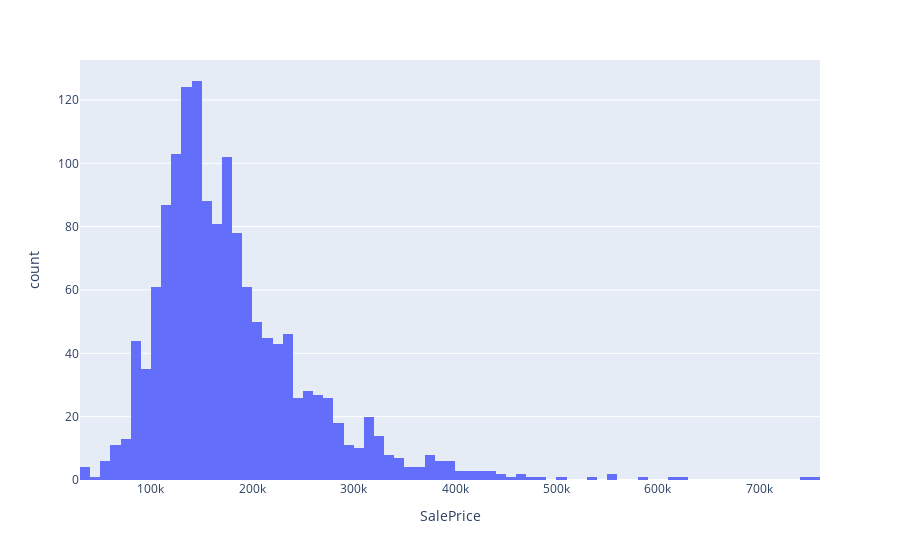

Notebook cell for this chart:
### Code cell
price_data = df['SalePrice']
fig = px.histogram(price_data, x="SalePrice")
fig.show()

### Figure 1 — Plotly figure (JSON) as saved in the notebook; plotly's stock layout.template omitted (floating-point values rounded to 4 significant figures; data arrays with more than 128 entries replaced by an {"elided": "..."} marker saying what was removed)
{"data": [{"alignmentgroup": "True", "bingroup": "x", "hovertemplate": "SalePrice=%{x}<br>count=%{y}<extra></extra>", "legendgroup": "", "marker": {"color": "#636efa"}, "name": "", "offsetgroup": "", "orientation": "v", "showlegend": false, "type": "histogram", "x": {"elided": "1460 int values"}, "xaxis": "x", "yaxis": "y"}], "layout": {"barmode": "relative", "legend": {"tracegroupgap": 0}, "margin": {"t": 60}, "xaxis": {"anchor": "y", "domain": [0, 1], "title": {"text": "SalePrice"}}, "yaxis": {"anchor": "x", "domain": [0, 1], "title": {"text": "count"}}}}
